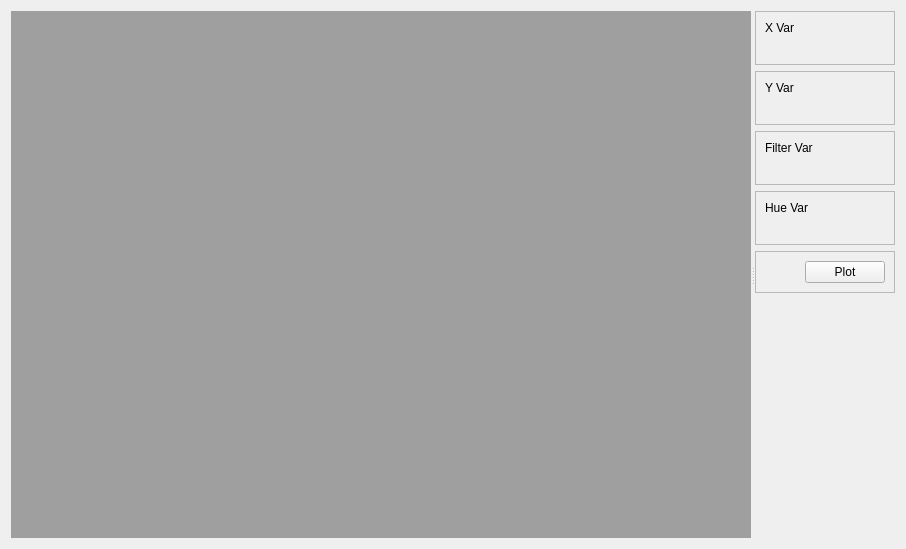
<?xml  version="1.0"  encoding="UTF-8"?>
<ui  version="4.0">
  <class>Form</class>
  <widget  class="QWidget"  name="Form">
    <property  name="geometry">
      <rect>
        <x>0</x>
        <y>0</y>
        <width>906</width>
        <height>549</height>
      </rect>
    </property>
    <property  name="windowTitle">
      <string>Form</string>
    </property>
    <layout  class="QHBoxLayout"  name="horizontalLayout">
      <item>
        <widget  class="QSplitter"  name="splitter">
          <property  name="orientation">
            <enum>Qt::Horizontal</enum>
          </property>
          <widget  class="QWidget"  name="wA">
            <property  name="sizePolicy">
              <sizepolicy  hsizetype="Preferred"  vsizetype="Preferred">
                <horstretch>8</horstretch>
                <verstretch>0</verstretch>
              </sizepolicy>
            </property>
            <layout  class="QVBoxLayout"  name="vlA">
              <item>
                <widget  class="QMdiArea"  name="mdiArea"/>
              </item>
            </layout>
          </widget>
          <widget  class="QWidget"  name="wB">
            <property  name="sizePolicy">
              <sizepolicy  hsizetype="Minimum"  vsizetype="Minimum">
                <horstretch>1</horstretch>
                <verstretch>0</verstretch>
              </sizepolicy>
            </property>
            <layout  class="QVBoxLayout"  name="vlB">
              <item>
                <widget  class="QFrame"  name="wBA">
                  <property  name="frameShape">
                    <enum>QFrame::StyledPanel</enum>
                  </property>
                  <property  name="frameShadow">
                    <enum>QFrame::Raised</enum>
                  </property>
                  <property  name="lineWidth">
                    <number>8</number>
                  </property>
                  <layout  class="QVBoxLayout"  name="vlBA">
                    <item>
                      <widget  class="QLabel"  name="label_select">
                        <property  name="text">
                          <string>X Var</string>
                        </property>
                      </widget>
                    </item>
                    <item>
                      <layout  class="QHBoxLayout"  name="horizontalLayout_5">
                        <item>
                          <spacer  name="horizontalSpacer_5">
                            <property  name="orientation">
                              <enum>Qt::Horizontal</enum>
                            </property>
                            <property  name="sizeHint"  stdset="0">
                              <size>
                                <width>40</width>
                                <height>20</height>
                              </size>
                            </property>
                          </spacer>
                        </item>
                        <item>
                          <layout  class="QVBoxLayout"  name="vlBAA"/>
                        </item>
                      </layout>
                    </item>
                  </layout>
                </widget>
              </item>

              <item>
                <widget  class="QFrame"  name="wBB">
                  <property  name="frameShape">
                    <enum>QFrame::StyledPanel</enum>
                  </property>
                  <property  name="frameShadow">
                    <enum>QFrame::Raised</enum>
                  </property>
                  <property  name="lineWidth">
                    <number>8</number>
                  </property>
                  <layout  class="QVBoxLayout"  name="vlBB">
                    <item>
                      <widget  class="QLabel"  name="label_select2">
                        <property  name="text">
                          <string>Y Var</string>
                        </property>
                      </widget>
                    </item>
                    <item>
                      <layout  class="QHBoxLayout"  name="horizontalLayout_6">
                        <item>
                          <spacer  name="horizontalSpacer_6">
                            <property  name="orientation">
                              <enum>Qt::Horizontal</enum>
                            </property>
                            <property  name="sizeHint"  stdset="0">
                              <size>
                                <width>40</width>
                                <height>20</height>
                              </size>
                            </property>
                          </spacer>
                        </item>
                        <item>
                          <layout  class="QVBoxLayout"  name="vlBAB"/>
                        </item>
                      </layout>
                    </item>
                  </layout>
                </widget>
              </item>

              <item>
                <widget  class="QFrame"  name="wBC">
                  <property  name="frameShape">
                    <enum>QFrame::StyledPanel</enum>
                  </property>
                  <property  name="frameShadow">
                    <enum>QFrame::Raised</enum>
                  </property>
                  <property  name="lineWidth">
                    <number>8</number>
                  </property>
                  <layout  class="QVBoxLayout"  name="vlBC">
                    <item>
                      <widget  class="QLabel"  name="label_select2">
                        <property  name="text">
                          <string>Filter Var</string>
                        </property>
                      </widget>
                    </item>
                    <item>
                      <layout  class="QHBoxLayout"  name="horizontalLayout_6">
                        <item>
                          <spacer  name="horizontalSpacer_6">
                            <property  name="orientation">
                              <enum>Qt::Horizontal</enum>
                            </property>
                            <property  name="sizeHint"  stdset="0">
                              <size>
                                <width>40</width>
                                <height>20</height>
                              </size>
                            </property>
                          </spacer>
                        </item>
                        <item>
                          <layout  class="QVBoxLayout"  name="vlBAC"/>
                        </item>
                        <item>
                          <layout  class="QVBoxLayout"  name="vlBAD"/>
                        </item>
                      </layout>
                    </item>
                  </layout>
                </widget>
              </item>
              
              <item>
                <widget  class="QFrame"  name="wBD">
                  <property  name="frameShape">
                    <enum>QFrame::StyledPanel</enum>
                  </property>
                  <property  name="frameShadow">
                    <enum>QFrame::Raised</enum>
                  </property>
                  <property  name="lineWidth">
                    <number>8</number>
                  </property>
                  <layout  class="QVBoxLayout"  name="vlBD">
                    <item>
                      <widget  class="QLabel"  name="label_select3">
                        <property  name="text">
                          <string>Hue Var</string>
                        </property>
                      </widget>
                    </item>
                    <item>
                      <layout  class="QHBoxLayout"  name="horizontalLayout_7">
                        <item>
                          <spacer  name="horizontalSpacer_7">
                            <property  name="orientation">
                              <enum>Qt::Horizontal</enum>
                            </property>
                            <property  name="sizeHint"  stdset="0">
                              <size>
                                <width>40</width>
                                <height>20</height>
                              </size>
                            </property>
                          </spacer>
                        </item>
                        <item>
                          <layout  class="QVBoxLayout"  name="vlBAE"/>
                        </item>
                        <item>
                          <layout  class="QVBoxLayout"  name="vlBAF"/>
                        </item>
                      </layout>
                    </item>
                  </layout>
                </widget>
              </item>

              <item>
                <widget  class="QFrame"  name="wBD">
                  <property  name="frameShape">
                    <enum>QFrame::StyledPanel</enum>
                  </property>
                  <property  name="frameShadow">
                    <enum>QFrame::Raised</enum>
                  </property>
                  <property  name="lineWidth">
                    <number>8</number>
                  </property>
                    <layout  class="QHBoxLayout"  name="horizontalLayout_8">
                    <item>
                        <spacer  name="horizontalSpacer_8">
                        <property  name="orientation">
                            <enum>Qt::Horizontal</enum>
                        </property>
                        <property  name="sizeHint"  stdset="0">
                            <size>
                            <width>40</width>
                            <height>20</height>
                            </size>
                        </property>
                        </spacer>
                    </item>
                    <item>
                        <widget  class="QPushButton"  name="plotBtn">
                        <property  name="text">
                            <string>Plot</string>
                        </property>
                        </widget>
                    </item>
                    </layout>
                </widget>
              </item>
              
              <item>
                <spacer  name="verticalSpacer">
                <property  name="orientation">
                    <enum>Qt::Vertical</enum>
                </property>
                <property  name="sizeHint"  stdset="0">
                    <size>
                    <width>20</width>
                    <height>40</height>
                    </size>
                </property>
                </spacer>
              </item>
              
            </layout>
          </widget>
        </widget>
      </item>
    </layout>
  </widget>
  <resources/>
  <connections/>
</ui>
